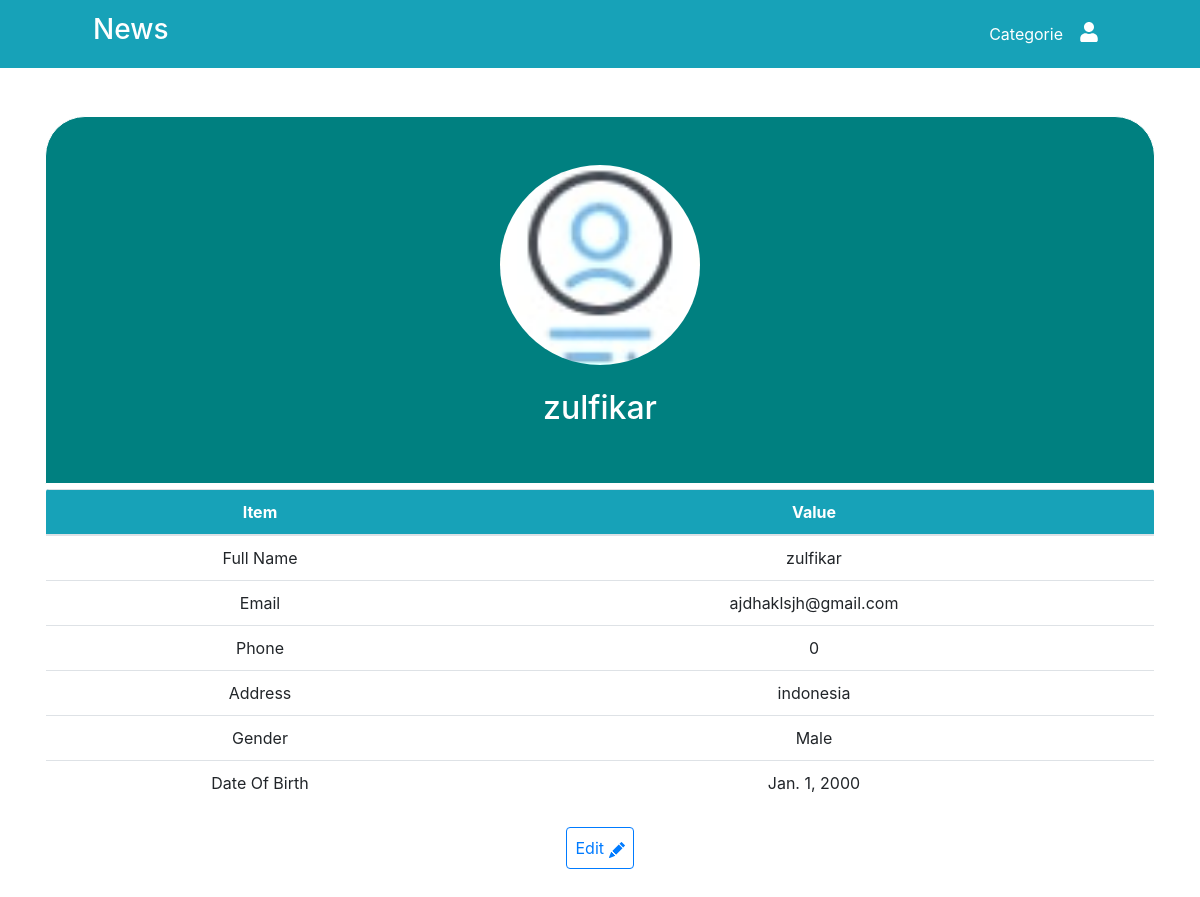
/account/ (signed in), run on an earlier commit of the app's database.
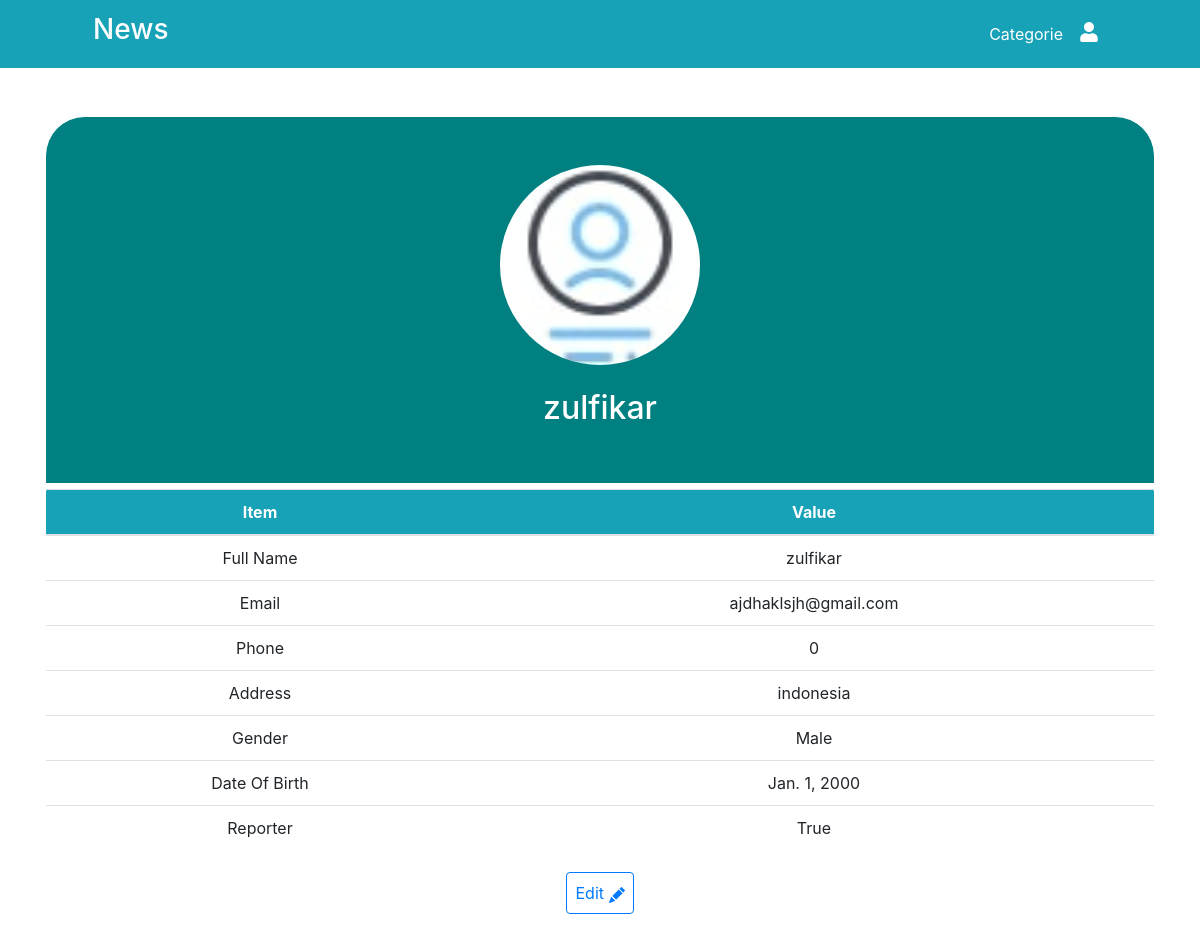
And on a later commit of the database.
### accounts/models.py (models this page shows, shortened)
class User(AbstractBaseUser):
    username = models.CharField(max_length=70, unique=True)
    email = models.EmailField(max_length=254, default='')
    full_name = models.CharField(max_length=75, default='')
    phone = models.IntegerField(default=0)
    address = models.CharField(max_length=95, default='')
    avatar = models.ImageField(upload_to='static/img/avatar/', default='static/img/avatar/default.jpg')
    gender = models.BooleanField(default=True)
    date_join = models.DateField(auto_now_add=True)
    date_of_birth = models.DateField(default='2000-01-01')
    is_superuser = models.BooleanField(default=False)
    is_reporter = models.BooleanField(default=False)
    is_staff = models.BooleanField(default=False)
    is_active = models.BooleanField(default=True)
    USERNAME_FIELD = 'username'
    REQUIRED_FIELD = [''] # when run python manage.py createsuperuser
    objects = MyUserManager()

### accounts/views.py (the view)
# urls.py: path('', views.my_account, name='account'),
def my_account(request):
    if request.user.is_authenticated:
        getUser = request.user.id
        user = User.objects.get(pk=getUser)
        return render(request, 'account/index.html', {
            'user': user,
        })
    else:
        return redirect('login')

### templates/account/index.html (shortened to what this page needs)
{% extends 'base.html' %}
{% load static %}
{% block content %}
<div class="container my-5">
    <div class="row justify-content-center">
        <div class="col-lg-12">
            <div class="card border-white text-white p-5 align-items-center"
                style="background-color: teal; border-radius: 40px 40px 0 0;">
                <img src="../../{{user.avatar}}" alt="" class="rounded-circle border-dark" height="200px" width="200px"
                    id="avatar">
                <h2 class="mt-4">{{user.username}}</h2>
            </div>
        </div>
        <div class="col-lg-12 mt-1">
            <div class="card border-white table-responsive">
                <table class="table table-hover text-center">
                    <thead class="bg-info text-white">
                        <th scope="col">Item</th>
                        <th scope="col">Value</th>
                    </thead>
                    <tbody>
                        <tr>
                            <th scope="row" class="font-weight-normal">Full Name</th>
                            <td>{{user.full_name}}</td>
                        </tr>
                        <tr>
                            <th scope="row" class="font-weight-normal">Email</th>
                            <td>{{user.email}}</td>
                        </tr>
                        <tr>
                            <th scope="row" class="font-weight-normal">Phone</th>
                            <td>{{user.phone}}</td>
                        </tr>
                        <tr>
                            <th scope="row" class="font-weight-normal">Address</th>
                            <td>{{user.address}}</td>
                        </tr>
                        <tr>
                            <th scope="row" class="font-weight-normal">Gender</th>
                            <td>{% if user.gender == True %}Male {% else %}Female{% endif %}</td>
                        </tr>
                        <tr>
                            <th scope="row" class="font-weight-normal">Date Of Birth</th>
                            <td>{{user.date_of_birth}}</td>
                        </tr>
                        {% if user.is_reporter == True %}
                        <tr>
                            <th scope="row" class="font-weight-normal">Reporter</th>
                            <td>{{user.is_reporter}}</td>
                        </tr>
                        {% endif %}
                    </tbody>
                </table>
            </div>
        </div>
        <div class="col-lg-12 mt-1 card border-white align-items-center">
            <a href="" class="btn btn-outline-primary p-2">Edit
            </a>
        </div>
    </div>
</div>
{% endblock content %}

What changed in the data, as far as the page shows it:
changed User "zulfikar": is_reporter (not shown) → "True"
Also different on the page:
text now shown: "Reporter"
